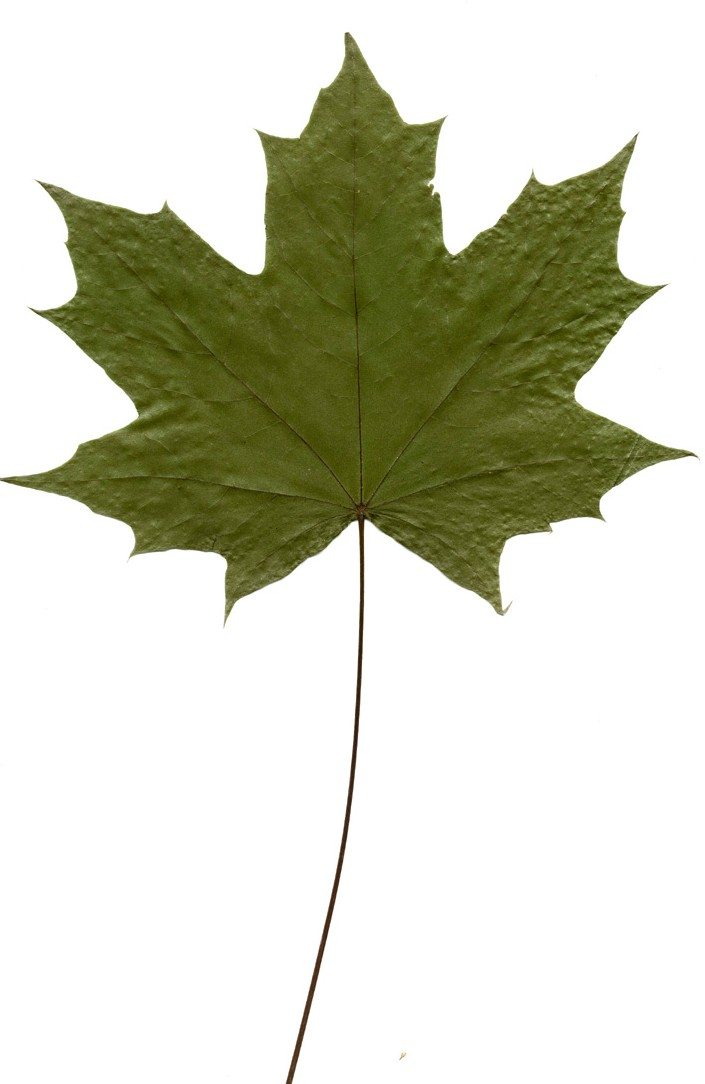
#> input picture image_leaves/Acer_platanoides.jpg, 705 x 1084 px, found by its file name
$ python test.py   (Python 2 division)   (older library calls are emulated)
#> lines starting #> are read from the running program, lines starting #| are printed output that depends on the picture; after the words box and inside, x2 and y2 are one past the last pixel; in counts of white or black regions, pixels touching at a corner belong together
import cv2
import numpy as np


def get_cnt(img):
	ret,thresh = cv2.threshold(img,127,255,0)
	img,contours,hierarchy = cv2.findContours(thresh, 1, 2)

	cnt = contours[0]
	return cnt

def get_moments(img):
	return cv2.moments(get_cnt(img))

def get_solidity(img):
	print "IMAGEEEE! get_solidity "
	print img
	cnt = get_cnt(img)
	area = cv2.contourArea(cnt)
	hull = cv2.convexHull(cnt)
	hull_area = cv2.contourArea(hull)
	if hull_area == 0:
		hull_area = 0.0001
	solidity = float(area)/hull_area

	return solidity


img = cv2.imread('/home/roliveira/Documents/leaves-classification/image_leaves/Acer_platanoides.jpg',0)
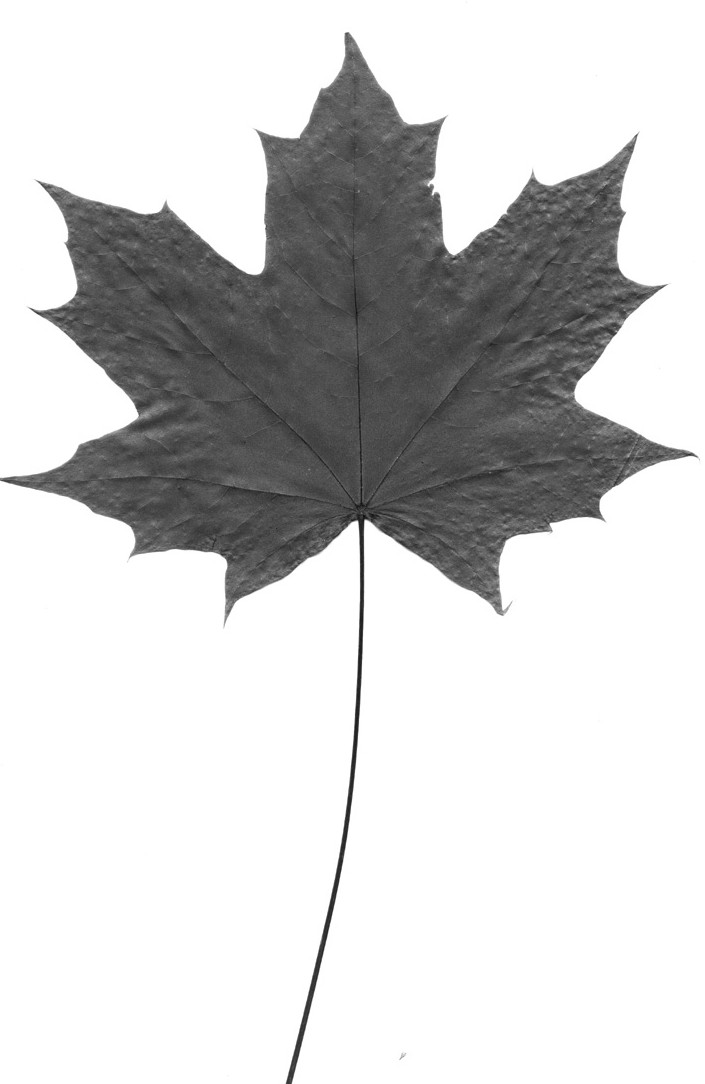
#> img: shape (1084, 705); min 11, max 255, mean 209.1
ret,thresh = cv2.threshold(img,127,255,cv2.THRESH_BINARY)
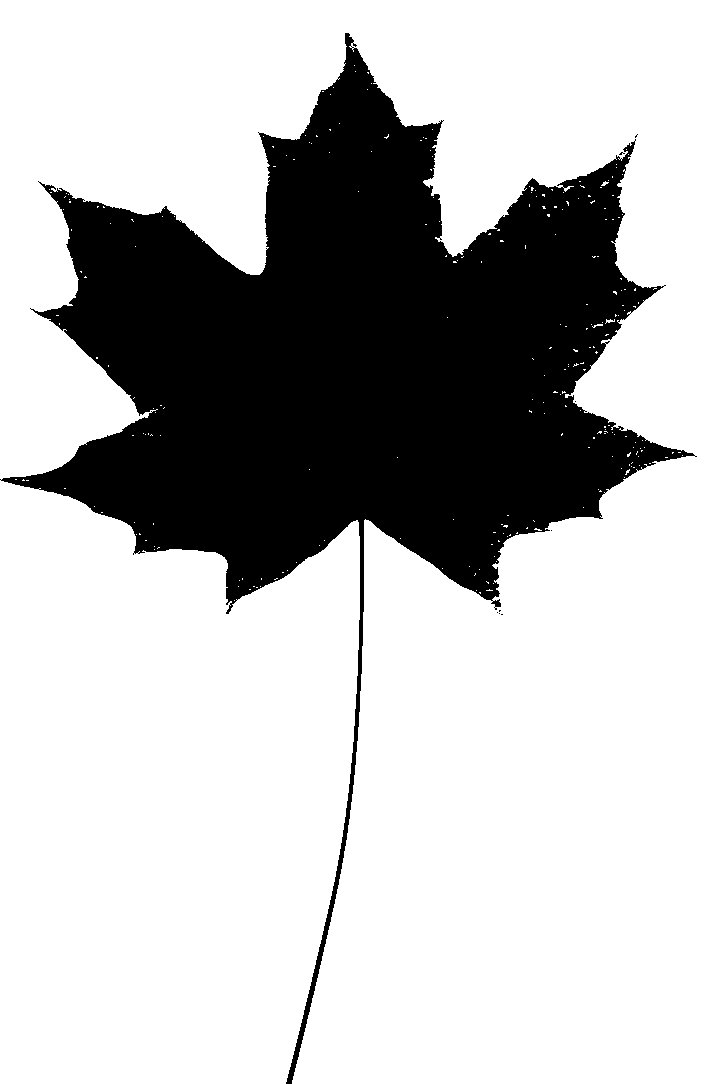
#> thresh: shape (1084, 705); 73.8% white; 9 black regions (8 under 20 px)


def get_corner_points(img, maxFeat):
	#print img
	#print maxFeat

	feature_params = dict( maxCorners = maxFeat, qualityLevel = 0.6, minDistance = 7, blockSize = 7 )
	corners = cv2.goodFeaturesToTrack(img, mask = None, **feature_params)
	return corners


contours,hierarchy,dsa = cv2.findContours(thresh, 1, 2)
#> dsa = 288 rows, first 6: [1, -1, -1, -1], [2, 0, -1, -1], [3, 1, -1, -1], [4, 2, -1, -1], [5, 3, -1, -1], [6, 4, -1, -1]

cnt = contours[0]
#> cnt = 705 values from 255 to 255
M = cv2.moments(cnt)
#> M = moments, m00 179775, centre m10/m00, m01/m00 = (0, 352)
print M
#> (printed output is left out)

print get_solidity(thresh)
#> (printed output is left out)
#> in get_cnt, `img,contours,hierarchy = cv2.findContours(thresh, 1, 2)`: contours = 288 contours, 286 with area under 20; largest, box (x1, y1, x2, y2) and area: (0, 0, 705, 1084) 559690, (490, 598, 502, 608) 61
#> in get_cnt, `cnt = contours[0]`: cnt = [[500, 614], [501, 613], [502, 613], [503, 614], [502, 615], [501, 615]]
#> in get_solidity, `area = cv2.contourArea(cnt)`: area = 4
#> in get_solidity, `hull = cv2.convexHull(cnt)`: hull has the same summary as cnt in get_cnt
#> in get_solidity, `solidity = float(area)/hull_area`: solidity = 1
#| 1.0
print get_moments(img)
#> (printed output is left out)
print get_corner_points(img,100)
#> in get_corner_points, `corners = cv2.goodFeaturesToTrack(img, mask = None, **feature_params)`: corners = [[355, 523], [367, 521]]
#| [[[355. 523.]]
#|  [[367. 521.]]]
cv2.imshow('image',thresh)
cv2.waitKey(0)
cv2.destroyAllWindows()

$ run again, with image_leaves/Acer_pseudoplatanus.jpg copied over image_leaves/Acer_platanoides.jpg
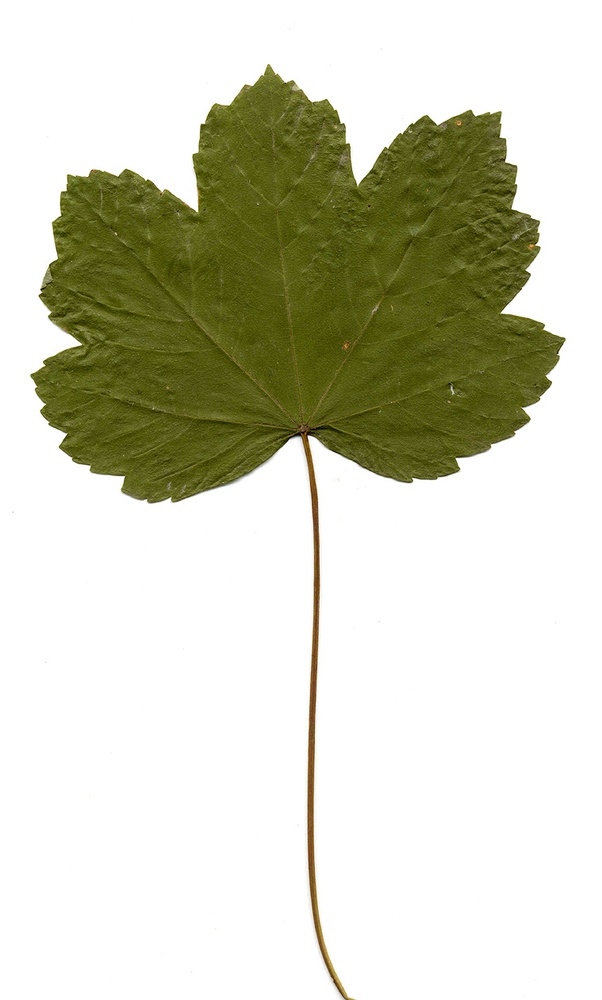
#> input picture image_leaves/Acer_pseudoplatanus.jpg, 602 x 1000 px, shrunk from 759 x 1260 before the run, found by its file name
#> `img = cv2.imread('/home/roliveira/Documents/leaves-classification/imag..`:
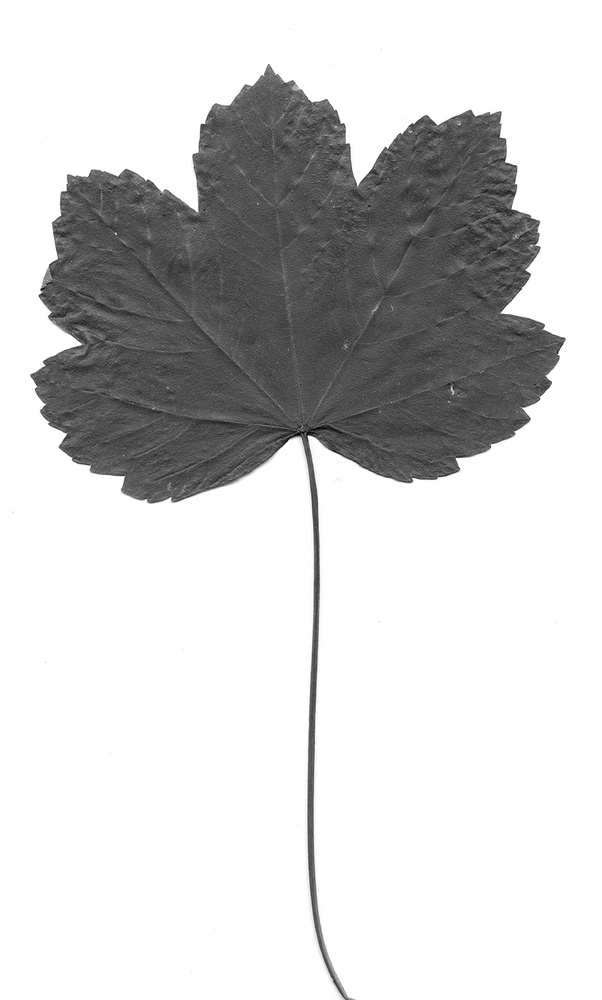
#> img: shape (1000, 602); min 0, max 255, mean 208.1
#> `ret,thresh = cv2.threshold(img,127,255,cv2.THRESH_BINARY)`:
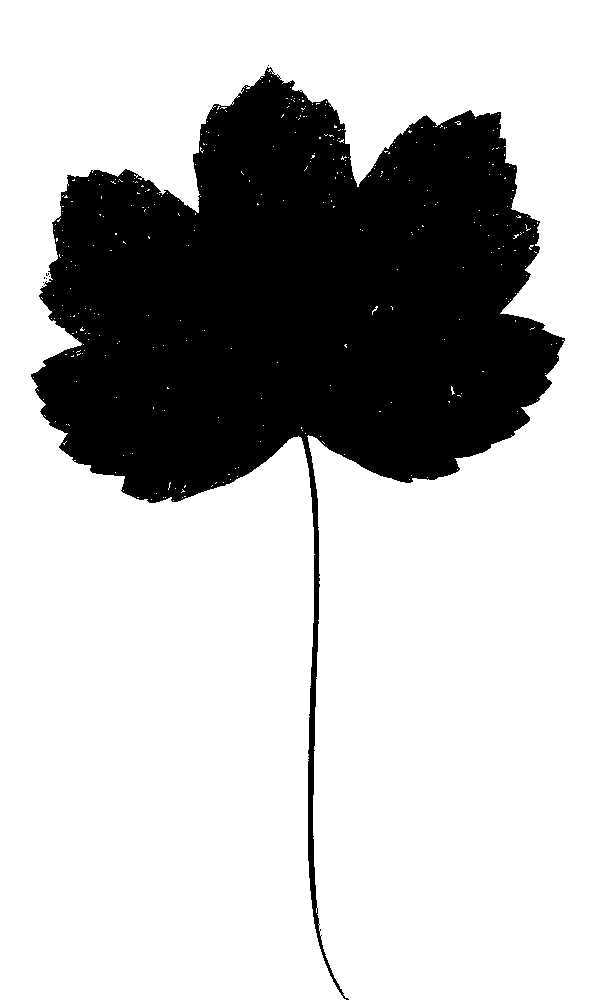
#> thresh: shape (1000, 602); 73.4% white; 7 black regions (6 under 20 px)
#> dsa = 358 rows, first 6: [1, -1, -1, -1], [2, 0, -1, -1], [3, 1, -1, -1], [4, 2, -1, -1], [5, 3, -1, -1], [6, 4, -1, -1]
#> `cnt = contours[0]`: cnt = 602 values from 255 to 255
#> M = moments, m00 153510, centre m10/m00, m01/m00 = (0, 300.5)
#> (printed output is left out)
#> (printed output is left out)
#> contours = 358 contours, 357 with area under 20; largest, box (x1, y1, x2, y2) and area: (0, 0, 602, 1000) 437732
#> in get_cnt, `cnt = contours[0]`: cnt = [[320, 935], [321, 934], [322, 935], [321, 936]]
#> area = 2
#> hull = [[320, 935], [321, 934], [322, 935], [321, 936]]
#> hull_area = 2
#> solidity = 1
#| 1.0
#> (printed output is left out)
#> corners = 15 rows, first 8: [310, 438], [507, 160], [122, 478], [64, 434], [458, 460], [502, 135], [538, 246], [562, 340]
#> (printed output is left out)

$ run again, with image_leaves/Castanea_sativa.jpg copied over image_leaves/Acer_platanoides.jpg
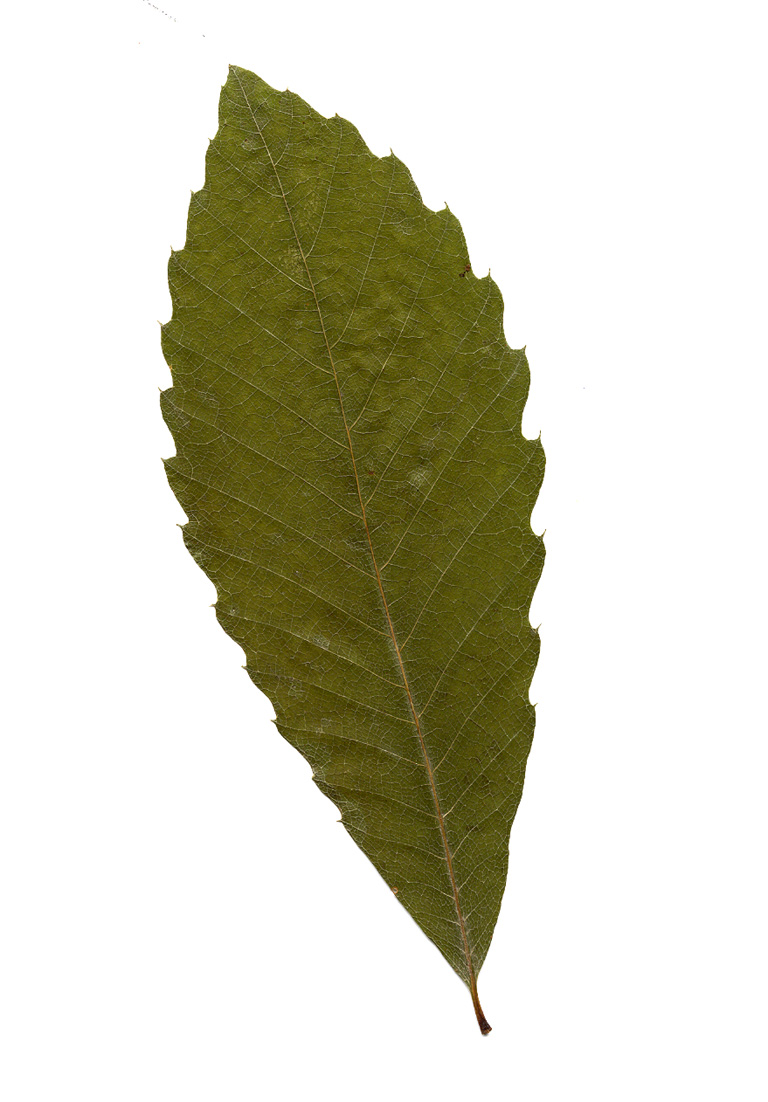
#> input picture image_leaves/Castanea_sativa.jpg, 768 x 1102 px, found by its file name
#> `img = cv2.imread('/home/roliveira/Documents/leaves-classification/imag..`:
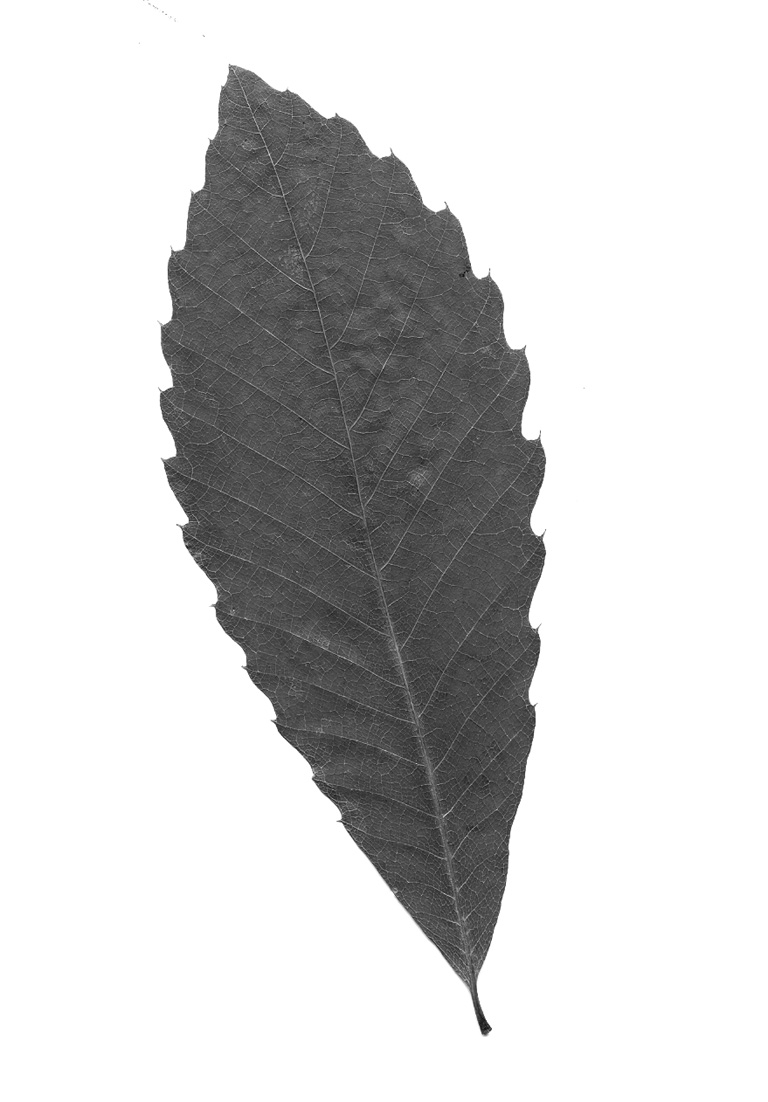
#> img: shape (1102, 768); min 9, max 255, mean 208.6
#> `ret,thresh = cv2.threshold(img,127,255,cv2.THRESH_BINARY)`:
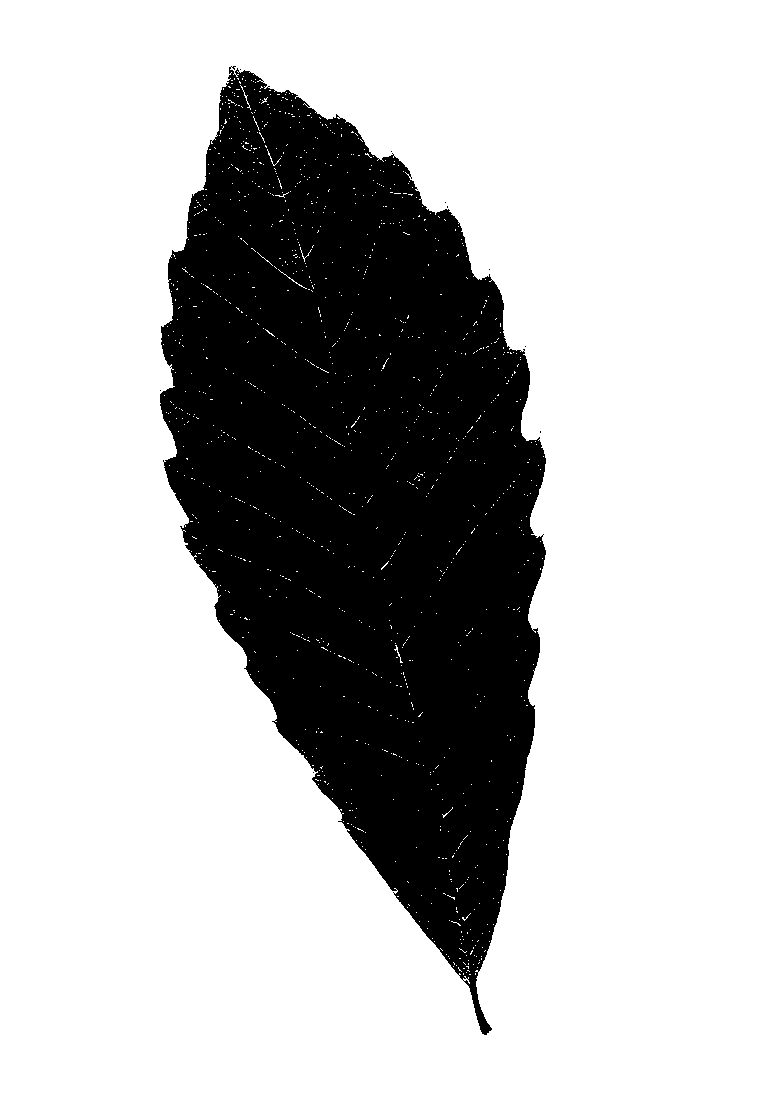
#> thresh: shape (1102, 768); 73.7% white; 10 black regions (9 under 20 px)
#> dsa = 1251 rows, first 6: [1, -1, -1, -1], [2, 0, -1, -1], [3, 1, -1, -1], [4, 2, -1, -1], [5, 3, -1, -1], [6, 4, -1, -1]
#> `cnt = contours[0]`: cnt = 768 values from 255 to 255
#> M = moments, m00 195840, centre m10/m00, m01/m00 = (0, 383.5)
#> (printed output is left out)
#> (printed output is left out)
#> contours = 1251 contours, 1249 with area under 20; largest, box (x1, y1, x2, y2) and area: (0, 0, 768, 1102) 844467, (159, 66, 547, 1036) 226196
#> in get_cnt, `cnt = contours[0]`: cnt = [[462, 980], [463, 979], [464, 980], [463, 981]]
#> area = 2
#> hull = [[462, 980], [463, 979], [464, 980], [463, 981]]
#> hull_area = 2
#> solidity = 1
#| 1.0
#> (printed output is left out)
#> corners = 24 rows, first 8: [274, 720], [535, 629], [339, 819], [213, 606], [540, 538], [533, 705], [174, 252], [489, 1028]
#> (printed output is left out)
